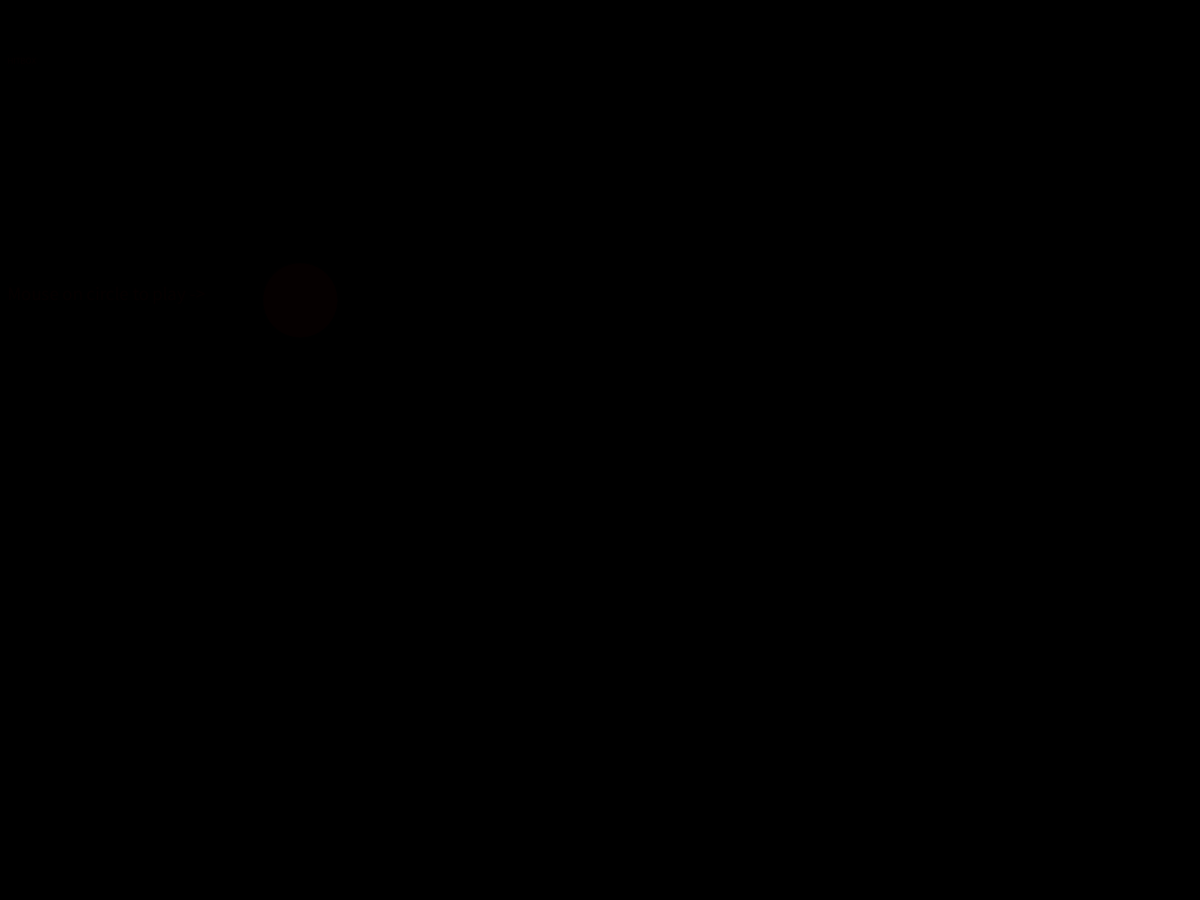
Frame 1 (no input)
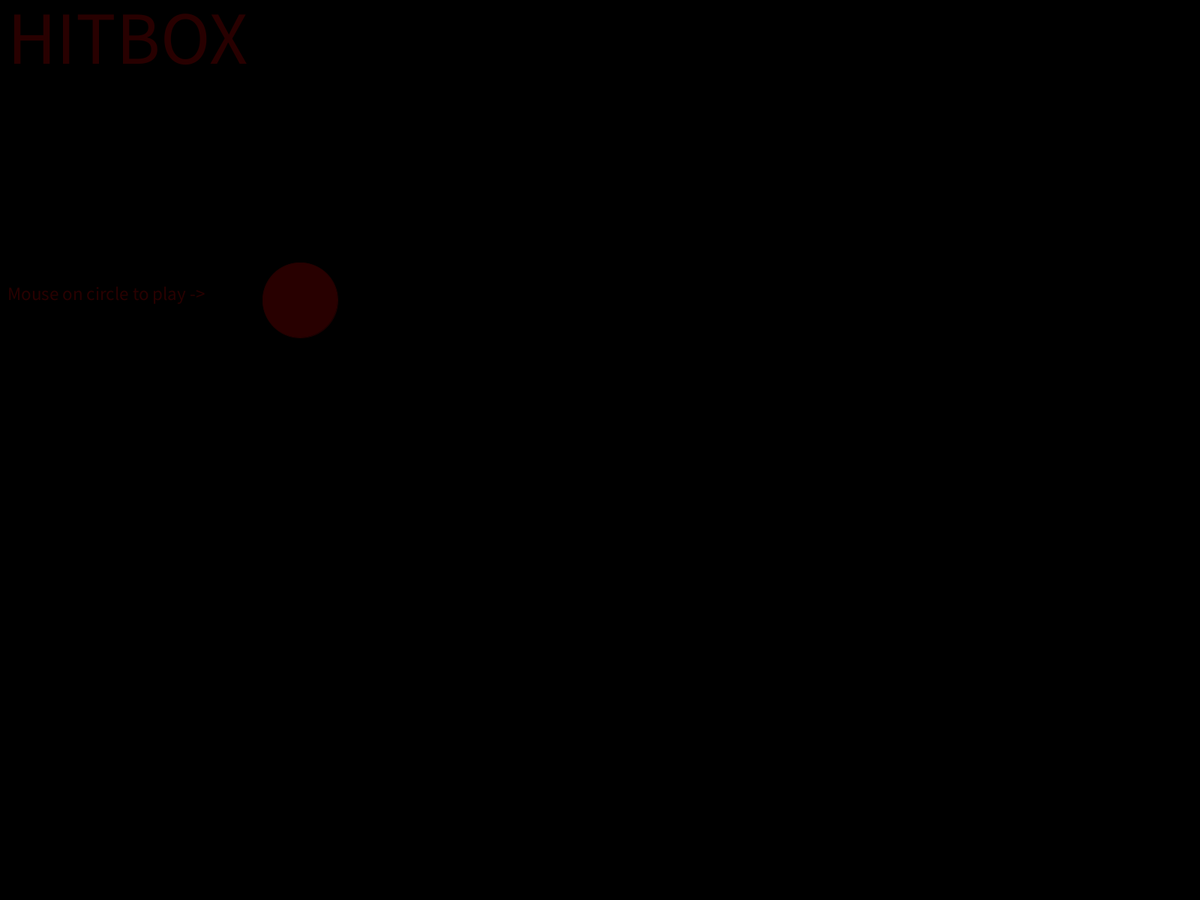
Frame 60 (the mouse pressed at the canvas centre just before this capture)
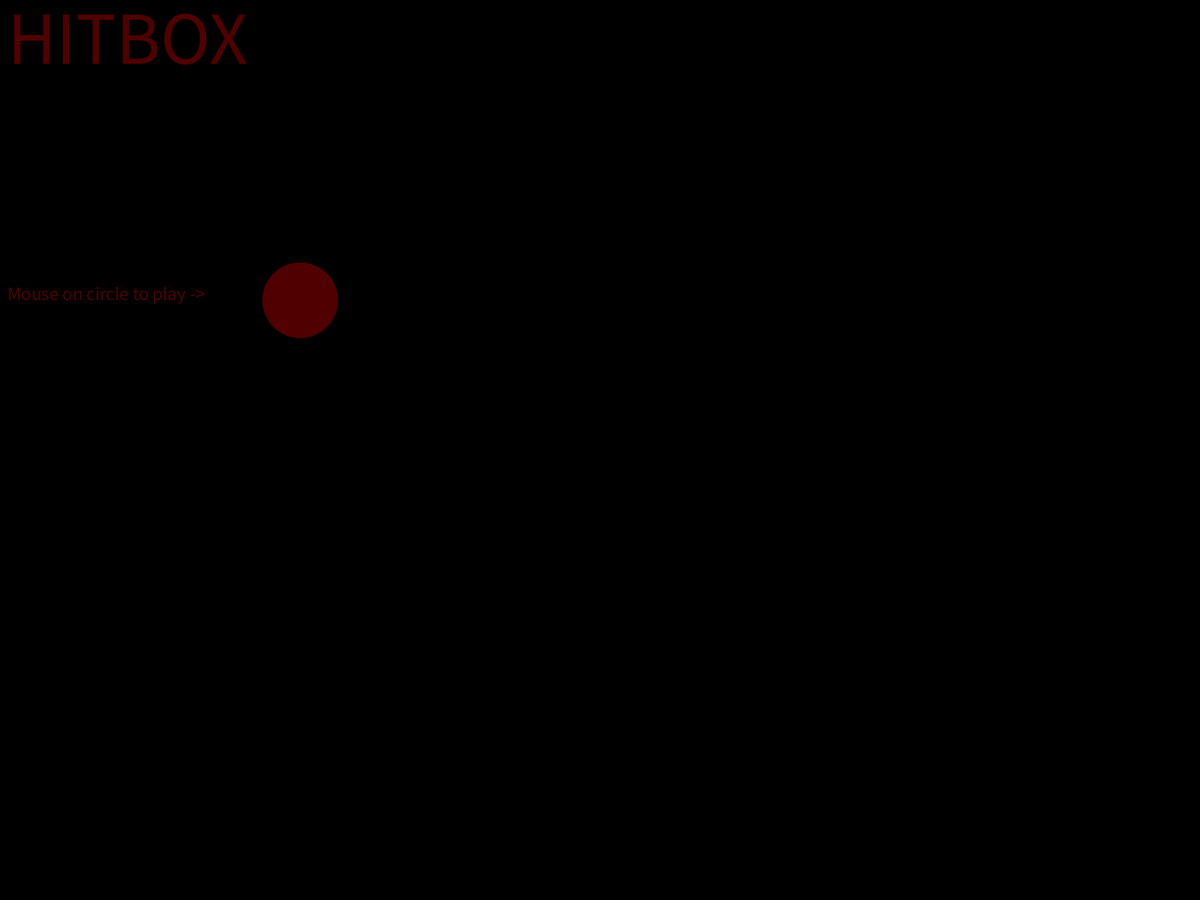
Frame 120 (the mouse held since frame 60 and released just before this capture)

The Processing sketch that drew these frames (run headless with seeded random() and noise(); from frame 60 on, the mouse is pressed at the canvas centre):

// Processing sketch: Jasper20181211
// ── Jasper20181211.pde
float menu = 1;
float x = 51;
float y = 51;
float xl = 0;
float rc = 0;

void setup()
{
  fullScreen();
  xl = x;
}

void draw()
{
  rc += 5;
  if (rc > 255) {
    rc = 0;
  }

  background(0);

  if (menu == 1) {
    fill(rc, 0, 0);
    text("HITBOX", 10, 85);
    textSize(25);
    text("Mouse on circle to play ->", 10, 400);
    ellipse(400, 400, 100, 100);
  }

  fill(0);
  stroke(rc, 0, 0);
  textSize(100);

  if (menu == 1)
  {
    if (mouseX> 350 && mouseX < 450  && mouseY > 350 && mouseX < 450)
    {
      menu = 0;
    }
  }

  if (menu == 0)
  {
    ellipse(x, y, 100, 100);
    line(0, height-50, width, height-50);
    if (y < height-100) {
      y +=20;
    }

    if (y > height-100) {
      y -=1;
    }

    if (keyPressed)
    {
      if (key == 'w') {
        y-=40;
      }

      if (key == 'a') {
        x-=2;
      }

      if (key == 'd') {
        x+=2;
      }
    }

    if (mousePressed)
    {
      {
      }
    }
  }
}
